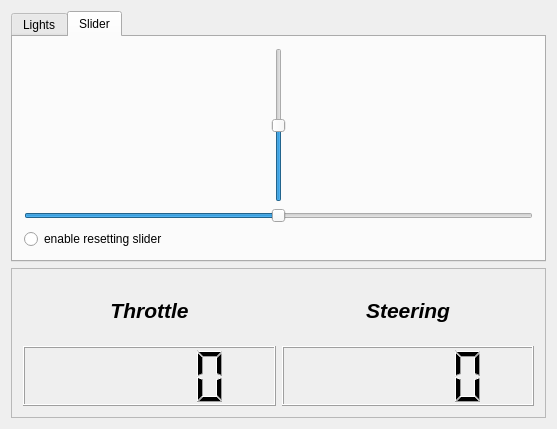
<?xml version="1.0" encoding="UTF-8"?>
<ui version="4.0">
 <class>CarControllerUi</class>
 <widget class="QWidget" name="CarControllerUi">
  <property name="geometry">
   <rect>
    <x>0</x>
    <y>0</y>
    <width>557</width>
    <height>429</height>
   </rect>
  </property>
  <property name="windowTitle">
   <string>Widget</string>
  </property>
  <layout class="QGridLayout" name="gridLayout">
   <item row="2" column="0">
    <widget class="QFrame" name="frame">
     <property name="minimumSize">
      <size>
       <width>0</width>
       <height>150</height>
      </size>
     </property>
     <property name="frameShape">
      <enum>QFrame::StyledPanel</enum>
     </property>
     <property name="frameShadow">
      <enum>QFrame::Raised</enum>
     </property>
     <layout class="QGridLayout" name="gridLayout_5">
      <item row="1" column="1">
       <widget class="QLCDNumber" name="lcdNumber_steering"/>
      </item>
      <item row="0" column="0">
       <widget class="QLabel" name="label_throttle">
        <property name="font">
         <font>
          <pointsize>16</pointsize>
          <weight>75</weight>
          <italic>true</italic>
          <bold>true</bold>
         </font>
        </property>
        <property name="text">
         <string>Throttle</string>
        </property>
        <property name="alignment">
         <set>Qt::AlignCenter</set>
        </property>
       </widget>
      </item>
      <item row="0" column="1">
       <widget class="QLabel" name="label_steering">
        <property name="font">
         <font>
          <pointsize>16</pointsize>
          <weight>75</weight>
          <italic>true</italic>
          <bold>true</bold>
         </font>
        </property>
        <property name="text">
         <string>Steering</string>
        </property>
        <property name="alignment">
         <set>Qt::AlignCenter</set>
        </property>
       </widget>
      </item>
      <item row="1" column="0">
       <widget class="QLCDNumber" name="lcdNumber_throttle"/>
      </item>
     </layout>
    </widget>
   </item>
   <item row="1" column="0">
    <widget class="QTabWidget" name="tabWidget">
     <property name="currentIndex">
      <number>1</number>
     </property>
     <widget class="QWidget" name="tab_2">
      <attribute name="title">
       <string>Lights</string>
      </attribute>
      <layout class="QGridLayout" name="gridLayout_2">
       <item row="6" column="1">
        <widget class="QPushButton" name="pushButton_turnright">
         <property name="text">
          <string>Toggle TurnRight</string>
         </property>
         <attribute name="buttonGroup">
          <string notr="true">buttonGroup_lights</string>
         </attribute>
        </widget>
       </item>
       <item row="0" column="0" colspan="2">
        <widget class="QLabel" name="label_lights">
         <property name="font">
          <font>
           <pointsize>18</pointsize>
           <weight>75</weight>
           <italic>true</italic>
           <bold>true</bold>
          </font>
         </property>
         <property name="text">
          <string>Lights</string>
         </property>
         <property name="alignment">
          <set>Qt::AlignCenter</set>
         </property>
        </widget>
       </item>
       <item row="1" column="0">
        <widget class="QPushButton" name="pushButton_head">
         <property name="text">
          <string>Toggle Head</string>
         </property>
         <attribute name="buttonGroup">
          <string notr="true">buttonGroup_lights</string>
         </attribute>
        </widget>
       </item>
       <item row="1" column="1">
        <widget class="QPushButton" name="pushButton_brake">
         <property name="text">
          <string>Toggle Brake</string>
         </property>
         <attribute name="buttonGroup">
          <string notr="true">buttonGroup_lights</string>
         </attribute>
        </widget>
       </item>
       <item row="6" column="0">
        <widget class="QPushButton" name="pushButton_turnleft">
         <property name="text">
          <string>Toggle TurnLeft</string>
         </property>
         <attribute name="buttonGroup">
          <string notr="true">buttonGroup_lights</string>
         </attribute>
        </widget>
       </item>
       <item row="5" column="0">
        <widget class="QPushButton" name="pushButton_reverse">
         <property name="text">
          <string>Toggle Reverse</string>
         </property>
         <attribute name="buttonGroup">
          <string notr="true">buttonGroup_lights</string>
         </attribute>
        </widget>
       </item>
       <item row="5" column="1">
        <widget class="QPushButton" name="pushButton_hazard">
         <property name="text">
          <string>Toggle Hazard</string>
         </property>
         <attribute name="buttonGroup">
          <string notr="true">buttonGroup_lights</string>
         </attribute>
        </widget>
       </item>
      </layout>
     </widget>
     <widget class="QWidget" name="tab">
      <attribute name="title">
       <string>Slider</string>
      </attribute>
      <layout class="QGridLayout" name="gridLayout_3">
       <item row="0" column="0">
        <spacer name="horizontalSpacer">
         <property name="orientation">
          <enum>Qt::Horizontal</enum>
         </property>
         <property name="sizeHint" stdset="0">
          <size>
           <width>40</width>
           <height>20</height>
          </size>
         </property>
        </spacer>
       </item>
       <item row="0" column="1">
        <widget class="QSlider" name="verticalSlider_throttle">
         <property name="minimum">
          <number>-100</number>
         </property>
         <property name="maximum">
          <number>100</number>
         </property>
         <property name="value">
          <number>0</number>
         </property>
         <property name="orientation">
          <enum>Qt::Vertical</enum>
         </property>
        </widget>
       </item>
       <item row="0" column="2">
        <spacer name="horizontalSpacer_2">
         <property name="orientation">
          <enum>Qt::Horizontal</enum>
         </property>
         <property name="sizeHint" stdset="0">
          <size>
           <width>40</width>
           <height>20</height>
          </size>
         </property>
        </spacer>
       </item>
       <item row="1" column="0" colspan="3">
        <widget class="QSlider" name="horizontalSlider_steering">
         <property name="minimum">
          <number>-100</number>
         </property>
         <property name="maximum">
          <number>100</number>
         </property>
         <property name="value">
          <number>0</number>
         </property>
         <property name="tracking">
          <bool>true</bool>
         </property>
         <property name="orientation">
          <enum>Qt::Horizontal</enum>
         </property>
         <property name="invertedAppearance">
          <bool>false</bool>
         </property>
        </widget>
       </item>
       <item row="2" column="0">
        <widget class="QRadioButton" name="radioButton_enable_resetting_slider">
         <property name="text">
          <string>enable resetting slider</string>
         </property>
        </widget>
       </item>
      </layout>
     </widget>
    </widget>
   </item>
  </layout>
 </widget>
 <layoutdefault spacing="6" margin="11"/>
 <resources/>
 <connections/>
 <buttongroups>
  <buttongroup name="buttonGroup_lights"/>
 </buttongroups>
</ui>
